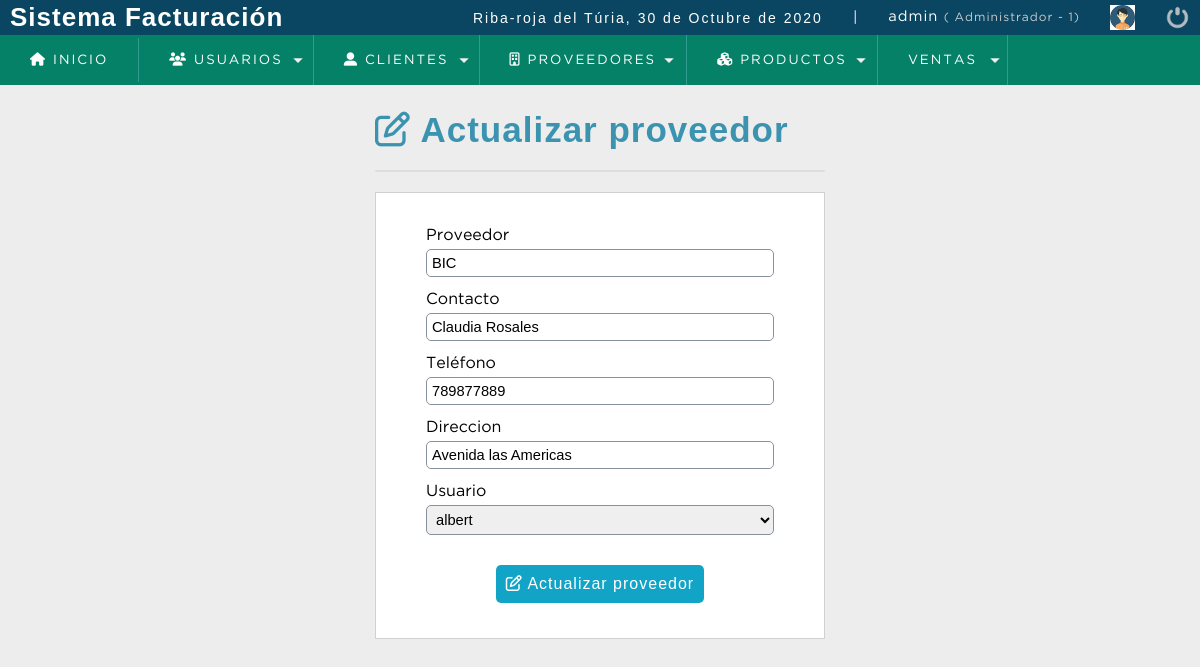
The page /sistema/editar_proveedor.php?id=1 (signed in) on the database its author committed.
### tables this page shows
CREATE TABLE `proveedor` (
  `codproveedor` int(11) NOT NULL,
  `proveedor` varchar(100) DEFAULT NULL,
  `contacto` varchar(100) DEFAULT NULL,
  `telefono` bigint(11) DEFAULT NULL,
  `direccion` text DEFAULT NULL,
  `fechaalta` datetime NOT NULL DEFAULT current_timestamp(),
  `usuario_id` int(11) NOT NULL,
  `estatus` int(11) NOT NULL DEFAULT 1
);

CREATE TABLE `usuario` (
  `idusuario` int(11) NOT NULL,
  `nombre` varchar(50) DEFAULT NULL,
  `correo` varchar(100) DEFAULT NULL,
  `usuario` varchar(15) DEFAULT NULL,
  `clave` varchar(100) DEFAULT NULL,
  `rol` int(11) DEFAULT NULL
);

### sistema/editar_proveedor.php (the view, shortened to what this page needs)
<?php
	include_once "../conexion.php";
	if ( empty($_GET['id']))
	{
		header('Location: lista_proveedores.php');
	} else
	{
		$codproveedor = $_GET['id'];
		$sql = "SELECT p.codproveedor, p.proveedor, p.contacto, p.telefono, p.direccion, p.usuario_id, p.estatus, u.idusuario , u.usuario
		        FROM proveedor p
		        INNER JOIN usuario u
		           ON p.usuario_id = u.idusuario ";
		$sql .= ( empty($_GET['estado']) ? " WHERE p.estatus != 0" : " WHERE p.estatus = 0");
	     $sql .= "  AND codproveedor = '$codproveedor'";
		$query = mysqli_query($conexion, $sql );
		$datos = mysqli_fetch_array($query);
		$h1 = ' Actualizar proveedor';
	}
 ?>
<!DOCTYPE html>
<html lang="en">
<head>
	<?php include_once("includes/scripts.php") ?>
</head>
<body>
	<?php include_once("includes/cabecera.php") ?>
	<section id="contenedor">
		<div class="form-registro">
			<h1><i class="far fa-edit"></i><?php echo $h1; ?></h1>
			<div class="alerta"><?php echo ( empty($alerta) ? "" : $alerta ); ?></div>
			<form action="" method="post" accept-charset="utf-8">
				<label for="proveedor">Proveedor</label>
				<input type="text" name="proveedor" id="proveedor" placeholder="Proveedor" value ="<?php echo $datos['proveedor']; ?>">
				<label for="contacto">Contacto</label>
				<input type="text" name="contacto" id="contacto" placeholder="Contacto" value ="<?php echo $datos['contacto']; ?>">
				<label for="telefono">Teléfono</label>
				<input type="number" name="telefono" id="telefono" placeholder="Teléfono" value ="<?php echo $datos['telefono']; ?>">
				<label for="direccion">Direccion</label>
				<input type="text" name="direccion" id="direccion" placeholder="Direccion completa" value ="<?php echo $datos['direccion']; ?>">
				<label for="usuario">Usuario</label>
				<select name="usuario" id="usuario" class="noPrimerItem">
					<option value="<?php echo $datos['idusuario']; ?>" select><?php echo $datos['usuario']; ?></option>
				</select>
				<button type="submit" class="btn_save"><i class="far fa-edit"></i> Actualizar proveedor</button>
			</form>
		</div>
	</section>
</body>
</html>

### sistema/css/style.css (style rules this page uses)
* { margin: 0; padding: 0; box-sizing: border-box; }
body { background: #ededed; }
h1, h2, h3, h4, h5, h6 { font-family: 'arial'; font-weight: bold; letter-spacing: 1px; }
h1 { font-size: 26px; }
#contenedor { padding: 90px 15px 15px; }
.form-registro { width: 450px; margin: auto; margin-top: 20px; }
.form-registro h1 { color: #3c93b0; }
form { background: #fff; margin: auto; padding: 20px 50px; border: 1px solid #d1d1d1; }
label { display: block; font-size: 12pt; font-family: 'GothamBook'; margin: 15px auto 5px auto; }
input, select { display: block; width: 100%; font-size: 11pt; padding: 5px; border: 1px solid #85929e; border-radius: 5px; }
.noPrimerItem option:first-child { display: none; }
.alerta { border: 1px solid #ddd; width: 100%; background: #66e07d66; border-radius: 6px; margin: 20px auto; }
#contenedor h1 { font-size: 35px; display: inline-block; }
.btn_save { background: #12a4c6; color: #fff; display: block; padding: 10px; border-radius: 5px; cursor: pointer; margin: 30px auto 15px auto; border: 0; letter-spacing: 1px; font-size: 12pt; }
input[type=number] { -moz-appearance: textfield; }
button { text-decoration: none; letter-spacing: 1px; font-family: arial; font-size: 12pt; }

### rows shown on the page
proveedor: proveedor "BIC", contacto "Claudia Rosales", telefono "789877889", direccion "Avenida las Americas", usuario "albert"

### other values the page prints
fechaC() "30 de Octubre de 2020"
$_SESSION['usuario'] "admin"
$_SESSION['nom_rol'] "Administrador"
$_SESSION['rol'] "1"
$h1 "Actualizar proveedor"
